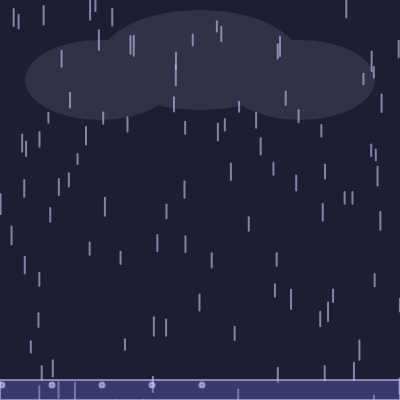
Frame 1 (no input)
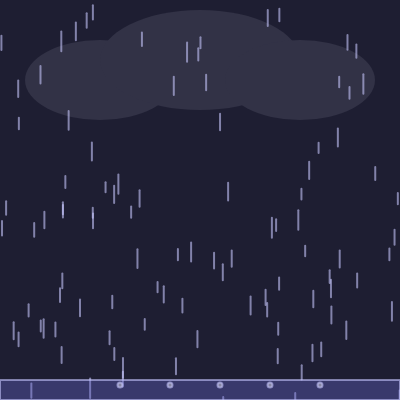
Frame 60 (no input)
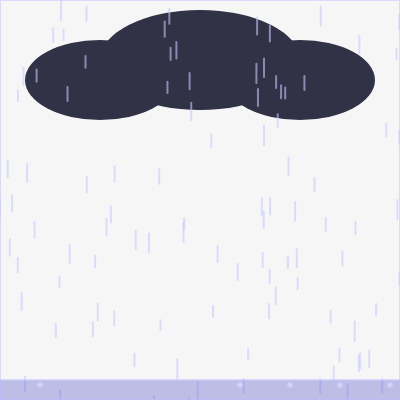
Frame 120 (the mouse pressed at the canvas centre since frame 60)

The p5.js sketch that drew these frames (run headless with seeded random() and noise() and a simulated clock; from frame 60 on, the mouse is pressed at the canvas centre):

// p5.js sketch
// ── sketch.js
// ⛈ ГРОЗА
// Дождь, молнии и тучи

let raindrops = [];
let lightning = 0;

function setup() {
  createCanvas(400, 400);
  
  // Создаём капли дождя
  for (let i = 0; i < 100; i++) {
    raindrops.push({
      x: random(width),
      y: random(height),
      speed: random(5, 10),
      length: random(10, 20)
    });
  }
}

function draw() {
  // Тёмное небо
  background(30, 30, 50);
  
  // Молния
  if (random() < 0.005) {
    lightning = 255;
  }
  
  if (lightning > 0) {
    fill(255, 255, 255, lightning);
    rect(0, 0, width, height);
    lightning -= 5;
  }
  
  // Рисуем тучи
  fill(50, 50, 70);
  noStroke();
  ellipse(100, 80, 150, 80);
  ellipse(200, 60, 200, 100);
  ellipse(300, 80, 150, 80);
  
  // Рисуем дождь
  stroke(200, 200, 255, 150);
  strokeWeight(2);
  for (let drop of raindrops) {
    drop.y += drop.speed;
    if (drop.y > height) {
      drop.y = 0;
      drop.x = random(width);
    }
    
    line(drop.x, drop.y, drop.x, drop.y + drop.length);
  }
  
  // Лужи внизу
  fill(100, 100, 200, 100);
  rect(0, height - 20, width, 20);
  
  // Круги на лужах
  fill(255, 255, 255, 100);
  for (let i = 0; i < 5; i++) {
    let x = (frameCount * 2 + i * 50) % width;
    ellipse(x, height - 15, 5, 5);
  }
}
